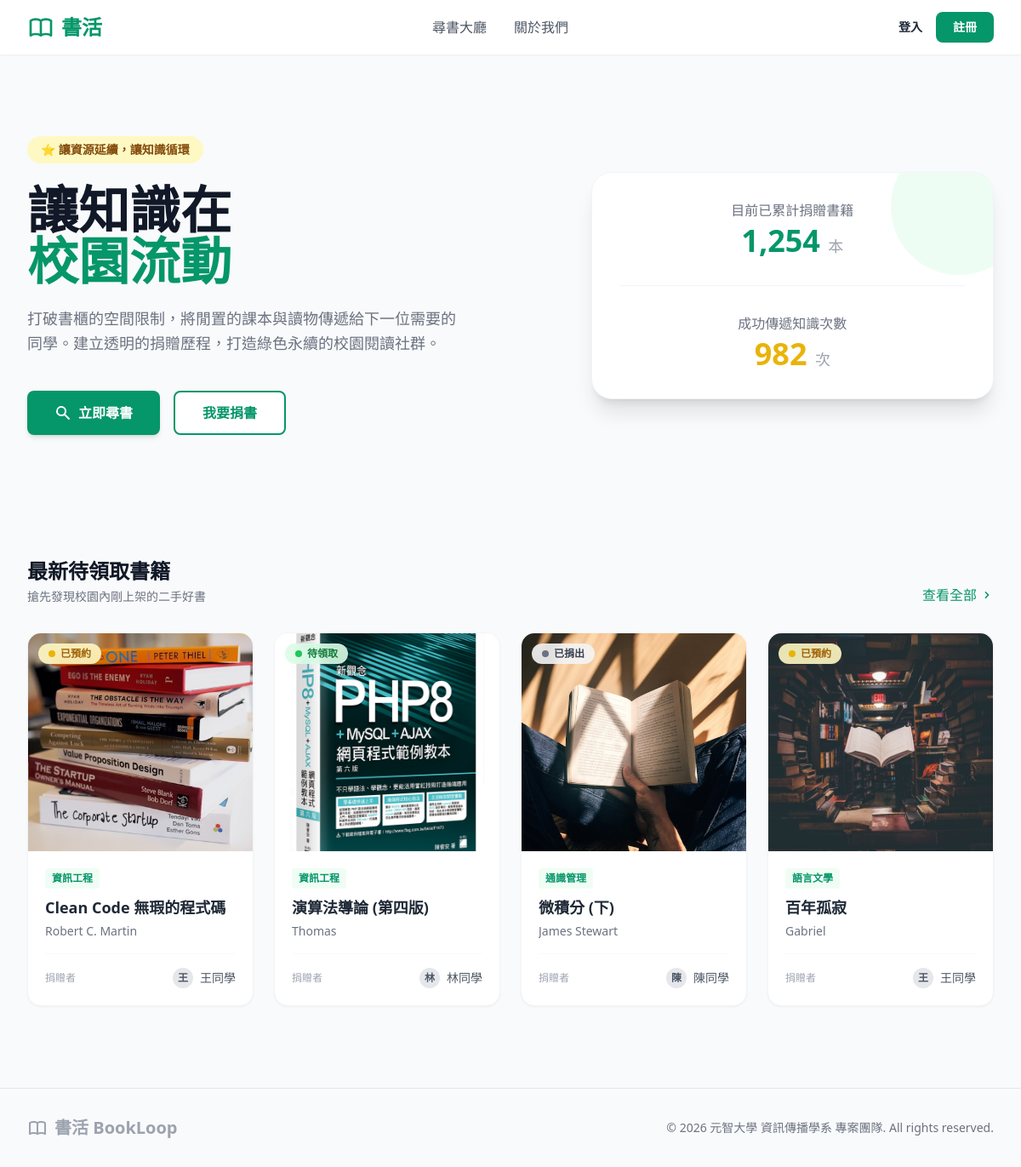
Before: / with the older database file.
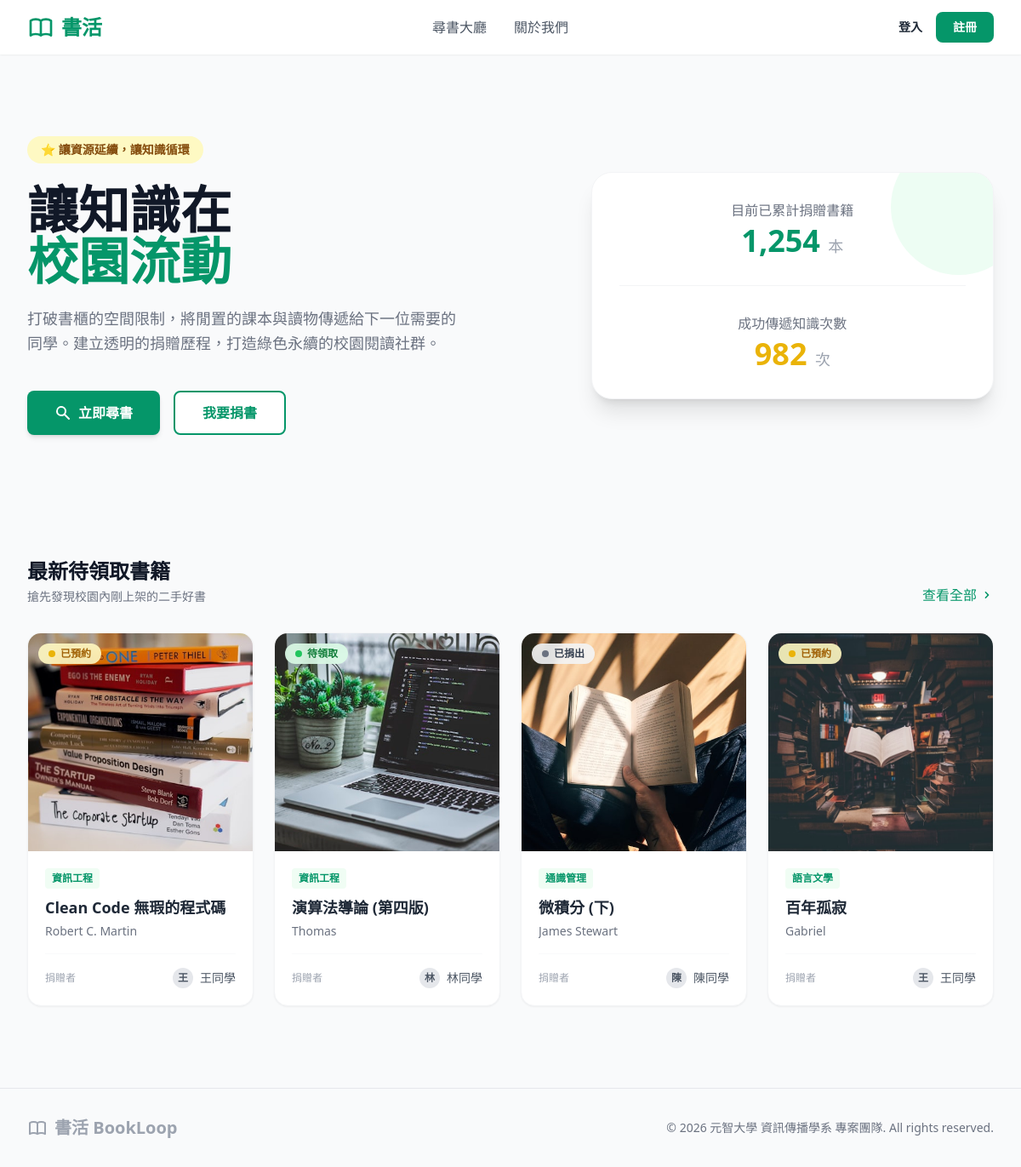
After: the same page with the newer database file.
### tables this page shows
CREATE TABLE `Book` (
    `bbook_id` INT AUTO_INCREMENT NOT NULL,
    `bisbn` VARCHAR(20) DEFAULT NULL COMMENT '國際標準書號',
    `btitle` VARCHAR(100) NOT NULL COMMENT '書名',
    `bauthor` VARCHAR(100) DEFAULT NULL COMMENT '作者',
	`bimage_url` VARCHAR(255) DEFAULT 'assets/images/default.png' COMMENT '封面圖片路徑',
    `bstatus` VARCHAR(50) DEFAULT 'available' COMMENT '狀態 (available, reserved, donated)',
    `bdonor_id` INT NOT NULL COMMENT '捐贈者用戶 ID',
    `bcategory_id` INT NOT NULL COMMENT '書籍分類 ID',
    `bcreated_at` TIMESTAMP DEFAULT CURRENT_TIMESTAMP COMMENT '發佈時間',
    PRIMARY KEY (`bbook_id`),
    FOREIGN KEY (`bdonor_id`) REFERENCES `User` (`user_id`) ON DELETE CASCADE,
    FOREIGN KEY (`bcategory_id`) REFERENCES `Category` (`ccategory_id`) ON DELETE CASCADE
);

CREATE TABLE `Category` (
    `ccategory_id` INT AUTO_INCREMENT NOT NULL,
    `ccategory_name` VARCHAR(50) NOT NULL COMMENT '分類名稱（如：資工、設計、文學）',
    PRIMARY KEY (`ccategory_id`)
);

CREATE TABLE `User` (
  `user_id` int(11) NOT NULL AUTO_INCREMENT COMMENT '用戶唯一識別碼',
  `ustudent_id` varchar(50) NOT NULL COMMENT '學號',
  `uname` varchar(50) NOT NULL COMMENT '姓名/暱稱',
  `uemail` varchar(100) NOT NULL COMMENT '學校信箱',
  `upassword` varchar(255) NOT NULL COMMENT 'BCRYPT加密密碼',
  `ulocation` varchar(100) NOT NULL COMMENT '常駐面交地點',
  `urole` varchar(20) NOT NULL DEFAULT 'user' COMMENT '系統權限: admin / user',
  `status` varchar(20) NOT NULL DEFAULT 'active' COMMENT '帳號狀態: active / banned',
  PRIMARY KEY (`user_id`),
  UNIQUE KEY `uemail_unique` (`uemail`),
  UNIQUE KEY `ustudent_id_unique` (`ustudent_id`)
);

### components/book_card.php (the view, shortened to what this page needs)
<?php
$status_bg = 'bg-green-100 text-green-700';
$status_dot = 'bg-green-500';
$status_text = '待領取';
if ($book['bstatus'] === 'reserved') {
    $status_bg = 'bg-yellow-100 text-yellow-700';
    $status_dot = 'bg-yellow-500';
    $status_text = '已預約';
} elseif ($book['bstatus'] === 'donated') {
    $status_bg = 'bg-gray-100 text-gray-700';
    $status_dot = 'bg-gray-500';
    $status_text = '已捐出';
}
?>
<div class="bg-white rounded-2xl shadow-sm border border-gray-100 overflow-hidden hover:shadow-md transition-shadow duration-300 flex flex-col h-full">
    <a href="book_detail.php?id=<?php echo $book['bbook_id']; ?>" class="relative h-64 overflow-hidden bg-gray-50 block group">
        <div class="absolute top-3 left-3 px-3 py-1 rounded-full text-xs font-bold flex items-center gap-1.5 <?php echo $status_bg; ?> z-10 backdrop-blur-sm bg-opacity-90">
            <span class="w-2 h-2 rounded-full <?php echo $status_dot; ?>"></span>
            <?php echo $status_text; ?>
        </div>
        <img src="<?php echo htmlspecialchars($book['bimage_url']); ?>" alt="<?php echo htmlspecialchars($book['btitle']); ?>" class="w-full h-full object-cover group-hover:scale-105 transition-transform duration-500">
    </a>
    <div class="p-5 flex flex-col flex-grow">
        <div class="text-xs font-bold text-brand bg-green-50 inline-block px-2 py-1 rounded mb-2 w-max">
            <?php echo htmlspecialchars($book['ccategory_name']); ?>
        </div>
        <h3 class="text-lg font-bold text-gray-800 mb-1 line-clamp-1" title="<?php echo htmlspecialchars($book['btitle']); ?>">
            <a href="book_detail.php?id=<?php echo $book['bbook_id']; ?>" class="hover:text-brand transition">
                <?php echo htmlspecialchars($book['btitle']); ?>
            </a>
        </h3>
        <p class="text-sm text-gray-500 mb-4 line-clamp-1"><?php echo htmlspecialchars($book['bauthor']); ?></p>
        <div class="mt-auto pt-4 border-t border-gray-50 flex justify-between items-center">
            <span class="text-xs text-gray-400">捐贈者</span>
            <div class="flex items-center gap-2">
                <div class="w-6 h-6 rounded-full bg-gray-200 flex items-center justify-center text-xs text-gray-600 font-bold">
                    <?php echo mb_substr($book['donor_name'], 0, 1, 'UTF-8'); ?>
                </div>
                <span class="text-sm text-gray-600 font-medium"><?php echo htmlspecialchars($book['donor_name']); ?></span>
            </div>
        </div>
    </div>
</div>

### index.php (shortened to what this page needs)
<?php
require_once 'config/database.php';
try {
    $query = "SELECT b.*, c.ccategory_name, u.uname AS donor_name
              FROM Book b
              LEFT JOIN Category c ON b.bcategory_id = c.ccategory_id
              LEFT JOIN User u ON b.bdonor_id = u.user_id
              ORDER BY b.bbook_id DESC
              LIMIT 4";
    $stmt = $conn->prepare($query);
    $stmt->execute();
    $real_books = $stmt->fetchAll(PDO::FETCH_ASSOC);
} catch (PDOException $e) {
    die("首頁數據撈取失敗：" . $e->getMessage());
}
?>
<!DOCTYPE html>
<html lang="zh-TW">
<?php include 'components/head.php'; ?>
<body class="bg-gray-50 text-gray-800 flex flex-col min-h-screen font-sans">
    <?php include 'components/header.php'; ?>
    <main class="flex-grow">
        <section class="max-w-7xl mx-auto px-4 sm:px-6 lg:px-8 py-16 md:py-24 flex flex-col md:flex-row items-center justify-between gap-12">
            <div class="md:w-1/2 space-y-6">
                <div class="inline-block px-4 py-1.5 bg-yellow-100 text-yellow-800 text-sm font-bold rounded-full">
                    ⭐ 讓資源延續，讓知識循環
                </div>
                <h1 class="text-5xl md:text-6xl font-black text-gray-900 leading-tight">
                    讓知識在 <br> <span class="text-brand">校園流動</span>
                </h1>
                <p class="text-lg text-gray-500 leading-relaxed max-w-lg">
                    打破書櫃的空間限制，將閒置的課本與讀物傳遞給下一位需要的同學。建立透明的捐贈歷程，打造綠色永續的校園閱讀社群。
                </p>
                <div class="flex flex-wrap gap-4 pt-4">
                    <a href="search.php" class="bg-brand text-white px-8 py-3 rounded-lg font-bold hover:bg-green-700 transition shadow-md flex items-center gap-2">
                        <svg xmlns="http://www.w3.org/2000/svg" class="h-5 w-5" viewBox="0 0 20 20" fill="currentColor">
                            <path fill-rule="evenodd" d="M8 4a4 4 0 100 8 4 4 0 000-8zM2 8a6 6 0 1110.89 3.476l4.817 4.817a1 1 0 01-1.414 1.414l-4.816-4.816A6 6 0 012 8z" clip-rule="evenodd" />
                        </svg>
                        立即尋書
                    </a>
                    <a href="donate.php" class="bg-white text-brand border-2 border-brand px-8 py-3 rounded-lg font-bold hover:bg-green-50 transition flex items-center gap-2">
                        我要捐書
                    </a>
                </div>
            </div>
            <div class="md:w-5/12 bg-white p-8 rounded-3xl shadow-xl border border-gray-100 relative overflow-hidden w-full">
                <div class="absolute -right-10 -top-10 w-40 h-40 bg-green-100 rounded-full opacity-50"></div>
                <div class="space-y-8 relative z-10">
                    <div class="text-center">
                        <p class="text-gray-500 font-medium mb-1">目前已累計捐贈書籍</p>
                        <div class="text-4xl font-black text-brand">1,254 <span class="text-lg text-gray-400 font-medium">本</span></div>
                    </div>
                    <hr class="border-gray-100">
                    <div class="text-center">
                        <p class="text-gray-500 font-medium mb-1">成功傳遞知識次數</p>
                        <div class="text-4xl font-black text-yellow-500">982 <span class="text-lg text-gray-400 font-medium">次</span></div>
                    </div>
                </div>
            </div>
        </section>
        <section class="max-w-7xl mx-auto px-4 sm:px-6 lg:px-8 py-12 mb-12">
            <div class="flex justify-between items-end mb-8">
                <div>
                    <h2 class="text-2xl font-bold text-gray-900 mb-1">最新待領取書籍</h2>
                    <p class="text-gray-500 text-sm">搶先發現校園內剛上架的二手好書</p>
                </div>
                <a href="search.php" class="text-brand font-medium hover:text-green-800 transition flex items-center gap-1">
                    查看全部 <svg xmlns="http://www.w3.org/2000/svg" class="h-4 w-4" viewBox="0 0 20 20" fill="currentColor">
                        <path fill-rule="evenodd" d="M7.293 14.707a1 1 0 010-1.414L10.586 10 7.293 6.707a1 1 0 011.414-1.414l4 4a1 1 0 010 1.414l-4 4a1 1 0 01-1.414 0z" clip-rule="evenodd" />
                    </svg>
                </a>
            </div>
            <div class="grid grid-cols-1 sm:grid-cols-2 md:grid-cols-3 lg:grid-cols-4 gap-6">
                <?php
                if (count($real_books) > 0) {
                    foreach ($real_books as $book) {
                        include 'components/book_card.php';
                    }
                } else {
                    echo '<div class="col-span-4 text-center py-12 text-gray-400 italic">校園內目前暫無上架書籍，歡迎成為第一位捐贈者！</div>';
                }
                ?>
            </div>
        </section>
    </main>
    <?php include 'components/footer.php'; ?>
</body>
</html>

### components/head.php (shortened to what this page needs)
<head>
    <script src="https://cdn.tailwindcss.com"></script>
</head>

### components/header.php (shortened to what this page needs)
<header class="bg-white shadow-sm sticky top-0 z-50">
    <div class="max-w-7xl mx-auto px-4 sm:px-6 lg:px-8">
        <div class="flex justify-between items-center h-16">
            <div class="flex-shrink-0 flex items-center">
                <a href="index.php" class="flex items-center gap-2 text-2xl font-bold text-brand hover:opacity-80 transition">
                    書活
                </a>
            </div>
            <nav class="hidden md:flex space-x-8">
                <a href="search.php" class="text-gray-600 hover:text-brand font-medium transition">尋書大廳</a>
                <a href="about.php" class="text-gray-600 hover:text-brand font-medium transition">關於我們</a>
            </nav>
            <div class="flex items-center gap-4">
                <?php
                if (isset($_SESSION['user_id'])):
                ?>
                    <div class="flex items-center gap-3">
                        <span class="text-sm font-medium text-gray-650">
                            👋 你好，<strong class="text-gray-900"><?php echo htmlspecialchars($_SESSION['uname']); ?></strong>
                        </span>
                        <?php if ($_SESSION['urole'] === 'admin'): ?>
                            <a href="admin_panel.php" class="text-xs bg-rose-50 text-rose-700 border border-rose-100 px-3 py-1.5 rounded-lg font-bold hover:bg-rose-100 transition">
                                🛡️ 系統後台
                            </a>
                        <?php else: ?>
                            <a href="user_panel.php" class="text-xs bg-green-50 text-brand border border-green-100 px-3 py-1.5 rounded-lg font-bold hover:bg-green-100 transition">
                                📦 個人後台
                            </a>
                        <?php endif; ?>
                        <a href="api/auth_process.php?logout=1" class="text-xs text-gray-400 hover:text-red-500 font-medium transition ml-2">
                            登出
                        </a>
                    </div>
                <?php else: ?>
                    <a href="login.php" class="text-sm font-bold text-gray-650 hover:text-brand transition">登入</a>
                    <a href="register.php" class="bg-brand text-white px-5 py-2 rounded-lg text-sm font-bold hover:bg-green-700 transition shadow-sm">
                        註冊
                    </a>
                <?php endif; ?>
            </div>
        </div>
    </div>
</header>

### components/footer.php (shortened to what this page needs)
<footer class="bg-gray-50 border-t border-gray-200 mt-auto">
    <div class="max-w-7xl mx-auto px-4 sm:px-6 lg:px-8 py-8">
        <div class="flex flex-col md:flex-row justify-between items-center gap-4">
            <div class="flex items-center gap-2 text-xl font-bold text-gray-400">
                書活 BookLoop
            </div>
            <p class="text-gray-500 text-sm">
                &copy; <?php echo date("Y"); ?> 元智大學 資訊傳播學系 專案團隊. All rights reserved.
            </p>
        </div>
    </div>
</footer>

Changed rows visible on the page:
changed book "演算法導論 (第四版)": bimage_url: a different picture
